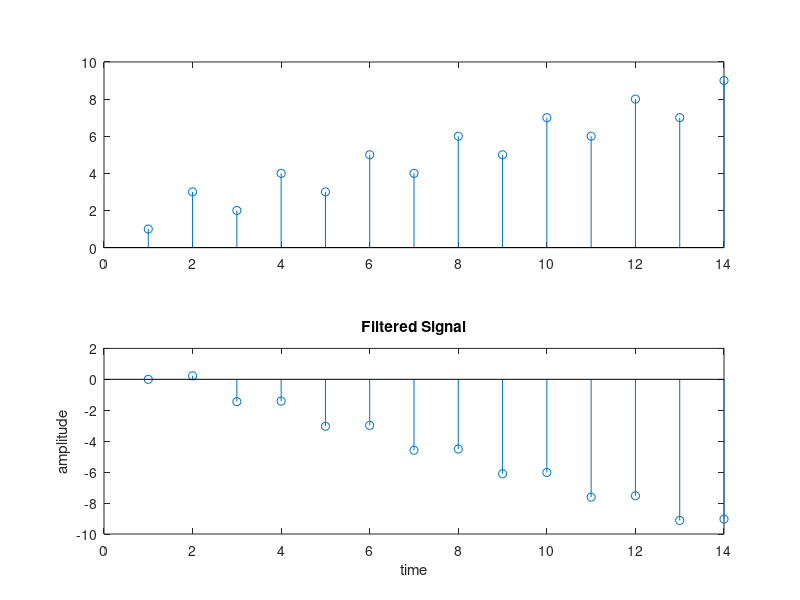

This chart was generated by the following MATLAB code:
%Butterworth LPF 
signal = [1,3,2,4,3,5,4,6,5,7,6,8,7,9]

p1 = 0.7;
c1 = -0.75; 

yyy_rec = zeros(1,length(signal))
yyy_rec(1) = signal(1);

for ii = 2:length(signal)
    yyy_rec(ii) = signal(ii) + p1 * yyy_rec(ii-1);
    yyy_lpf(ii) = c1 * (yyy_rec(ii)) + signal(ii);
end

figure;
subplot(2,1,1)
stem(signal)
subplot(2,1,2)
stem(yyy_lpf);
xlabel('time');
ylabel('amplitude');
title('Filtered Signal');

